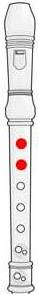
#> input picture backend/recorderFingering/a.jpg, 38 x 294 px, given in place of the camera
$ python test.py
#> lines starting #> are read from the running program, lines starting #| are printed output that depends on the picture; after the words box and inside, x2 and y2 are one past the last pixel; in counts of white or black regions, pixels touching at a corner belong together
import cv2
import numpy as np

# Start video capture
cap = cv2.VideoCapture(1)

while True:
    # Capture frame-by-frame
    ret, image = cap.read()
#> image is the input picture: shape (294, 38, 3); mean B, G, R 222.1, 222.1, 225.5
    if not ret:
        break

    # Convert to grayscale
    gray = cv2.cvtColor(image, cv2.COLOR_BGR2GRAY)
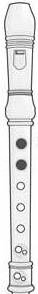
#> gray: shape (294, 38); min 35, max 255, mean 223.1

    # Apply Gaussian blur
    blurred = cv2.GaussianBlur(gray, (11, 11), 0)  # Increase the kernel size
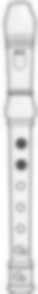
#> blurred: shape (294, 38); min 81, max 255, mean 223

    # Edge detection
    edges = cv2.Canny(blurred, 100, 200)
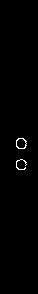
#> edges: shape (294, 38); 0.68% white in thin lines or dots, all inside (x1, y1, x2, y2) = (16, 138, 27, 170)

    # Find circles using Hough Transform
    circles = cv2.HoughCircles(blurred, cv2.HOUGH_GRADIENT, dp=1.2, minDist=40, param1=100, param2=40, minRadius=5, maxRadius=20)
#> circles = None

    # Draw circles
    if circles is not None:
        circles = np.round(circles[0, :]).astype("int")
        for (x, y, r) in circles:
            cv2.circle(image, (x, y), r, (0, 255, 0), 4)

    # Display the resulting frame
    cv2.imshow('Detected Holes', image)

    # Break the loop with 'q'
    if cv2.waitKey(1) & 0xFF == ord('q'):
#> (key q is pressed here)
        break

# When everything is done, release the capture
cap.release()
cv2.destroyAllWindows()
